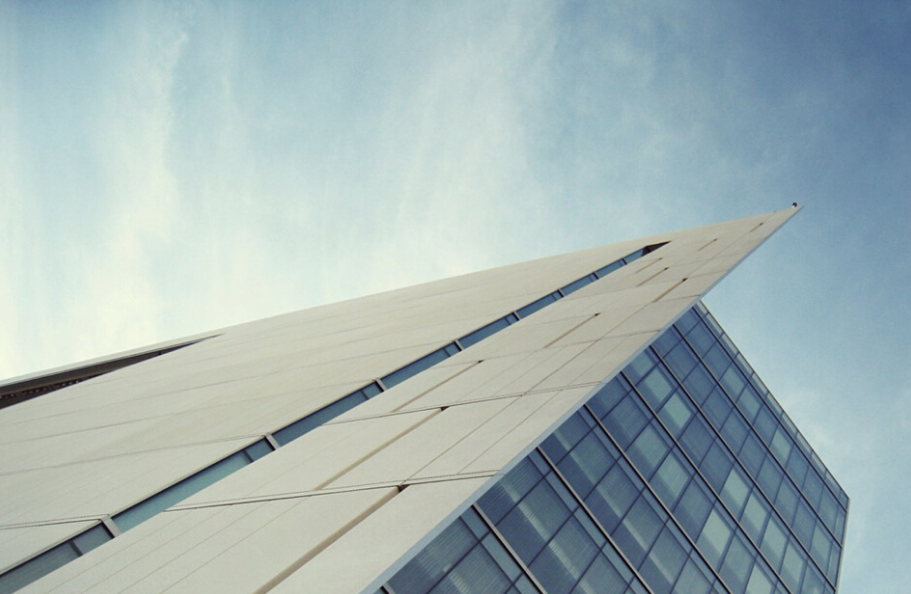
//> input picture csdn_tutorials/24.png, 911 x 594 px
$ ./opencv_14_4   (built with g++ and OpenCV 4)
//> lines starting //> are read from the running program, lines starting //| are printed output that depends on the picture; after the words box and inside, x2 and y2 are one past the last pixel; in counts of white or black regions, pixels touching at a corner belong together
//-----------------------------------【程序说明】----------------------------------------------
//		程序名称:：《【OpenCV入门教程之十四】OpenCV霍夫变换：霍夫线变换，霍夫圆变换合辑 》 博文配套源码
//		开发所用IDE版本：Visual Studio 2010
//   		开发所用OpenCV版本：	2.4.9
//		2014年5月26日 Created by 浅墨
//----------------------------------------------------------------------------------------------

//-----------------------------------【头文件包含部分】---------------------------------------
//		描述：包含程序所依赖的头文件
//----------------------------------------------------------------------------------------------
#include <opencv2/opencv.hpp>
#include <opencv2/highgui/highgui.hpp>
#include <opencv2/imgproc/imgproc.hpp>

//-----------------------------------【命名空间声明部分】--------------------------------------
//		描述：包含程序所使用的命名空间
//-----------------------------------------------------------------------------------------------
using namespace std;
using namespace cv;

//-----------------------------------【全局变量声明部分】--------------------------------------
//		描述：全局变量声明
//-----------------------------------------------------------------------------------------------
Mat g_srcImage, g_dstImage, g_midImage; //原始图、中间图和效果图
vector<Vec4i> g_lines;                  //定义一个矢量结构g_lines用于存放得到的线段矢量集合
//变量接收的TrackBar位置参数
int g_nthreshold = 100;

//-----------------------------------【全局函数声明部分】--------------------------------------
//		描述：全局函数声明
//-----------------------------------------------------------------------------------------------

static void on_HoughLines(int, void *); //回调函数
static void ShowHelpText();

//-----------------------------------【main( )函数】--------------------------------------------
//		描述：控制台应用程序的入口函数，我们的程序从这里开始
//-----------------------------------------------------------------------------------------------
int main()
{

    ShowHelpText();

    //载入原始图和Mat变量定义
    Mat g_srcImage = imread("24.png"); //工程目录下应该有一张名为1.jpg的素材图
//> g_srcImage is the input picture: 594 rows x 911 cols, CV_8UC3; mean B, G, R 180.1, 179.4, 162.3

    //显示原始图
    imshow("【原始图】", g_srcImage);

    //创建滚动条
    namedWindow("【效果图】", 1);
    createTrackbar("值", "【效果图】", &g_nthreshold, 200, on_HoughLines);

    //进行边缘检测和转化为灰度图
    Canny(g_srcImage, g_midImage, 50, 200, 3);     //进行一次canny边缘检测
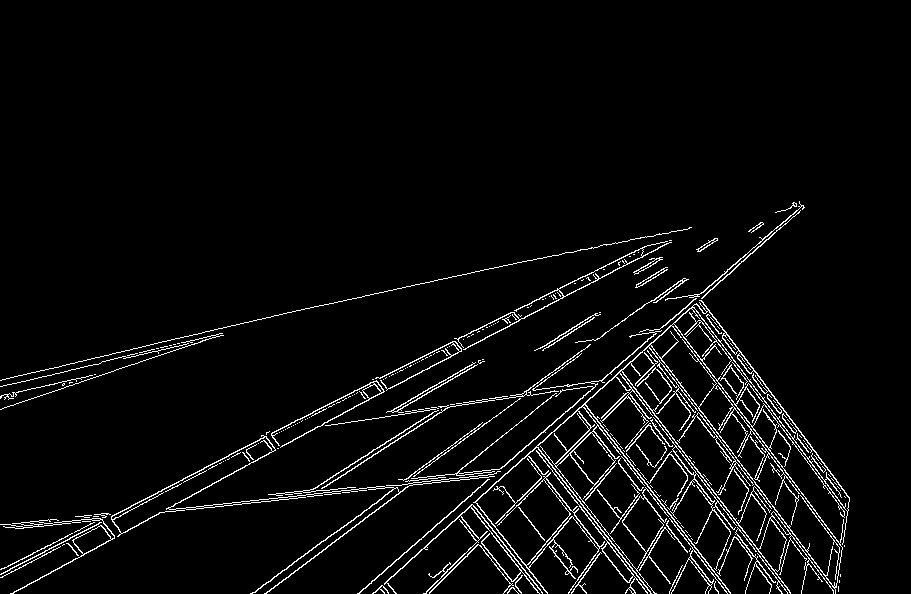
//> g_midImage: 594 rows x 911 cols, CV_8UC1; 4.1% white in thin lines or dots, all inside (x1, y1, x2, y2) = (0, 201, 850, 594)
    cvtColor(g_midImage, g_dstImage, CV_GRAY2BGR); //转化边缘检测后的图为灰度图

    //调用一次回调函数，调用一次HoughLinesP函数
    on_HoughLines(g_nthreshold, 0);
    HoughLinesP(g_midImage, g_lines, 1, CV_PI / 180, 80, 50, 10);

    //显示效果图
    imshow("【效果图】", g_dstImage);

    waitKey(0);

    return 0;
}

static void on_HoughLines(int, void *)
{
    //定义局部变量储存全局变量
    Mat dstImage = g_dstImage.clone();
    Mat midImage = g_midImage.clone();

    //调用HoughLinesP函数
    vector<Vec4i> mylines;
    HoughLinesP(midImage, mylines, 1, CV_PI / 180, g_nthreshold + 1, 50, 10);
//> mylines = 91 lines (x1, y1, x2, y2), first 8: [158, 491, 494, 320], [373, 593, 780, 227], [429, 593, 662, 360], [201, 489, 585, 285], [404, 552, 803, 205], [639, 334, 835, 593], [402, 367, 582, 276], [165, 511, 393, 487]

    //循环遍历绘制每一条线段
    for (size_t i = 0; i < mylines.size(); i++)
    {
        Vec4i l = mylines[i];
        line(dstImage, Point(l[0], l[1]), Point(l[2], l[3]), Scalar(23, 180, 55), 1, CV_AA);
    }
//> this loop made 91 passes
//> l on passes 1 to 12: [158, 491, 494, 320], [373, 593, 780, 227], [429, 593, 662, 360], [201, 489, 585, 285], [404, 552, 803, 205], [639, 334, 835, 593], [402, 367, 582, 276], [165, 511, 393, 487], [585, 276, 647, 245], [251, 593, 581, 353], [425, 593, 708, 310], [444, 360, 643, 255]
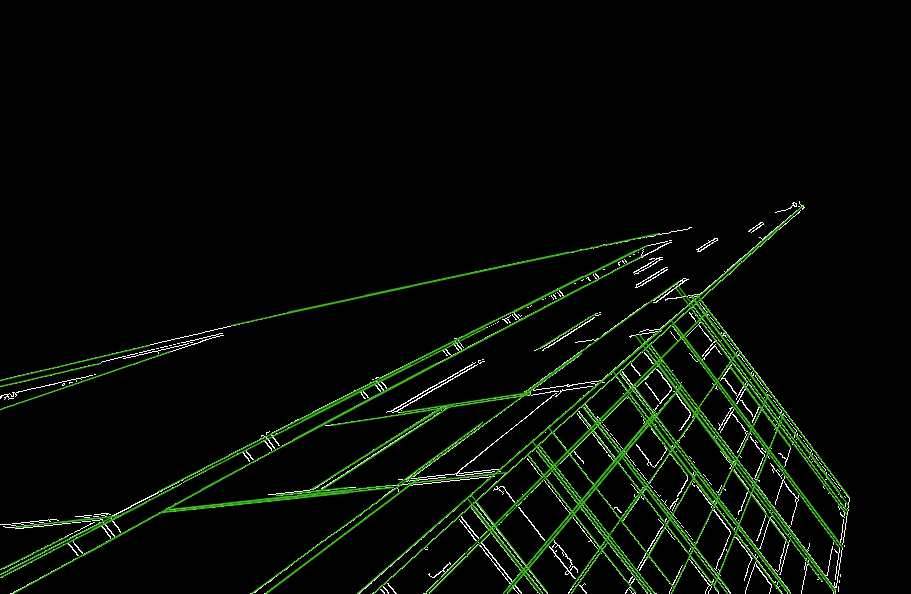
//> dstImage: 594 rows x 911 cols, CV_8UC3; mean B, G, R 5.3, 11.2, 6.5
//> in main, `HoughLinesP(g_midImage, g_lines, 1, CV_PI / 180, 80, 50, 10);`: g_lines = 104 lines (x1, y1, x2, y2), first 8: [102, 520, 557, 288], [462, 501, 802, 205], [373, 593, 776, 230], [429, 593, 662, 360], [148, 518, 327, 422], [357, 593, 743, 257], [184, 481, 486, 327], [639, 334, 835, 593]
    //显示图像
    imshow("【效果图】", dstImage);
}

//-----------------------------------【ShowHelpText( )函数】----------------------------------
//		描述：输出一些帮助信息
//----------------------------------------------------------------------------------------------
static void ShowHelpText()
{
    //输出一些帮助信息
    printf("\n\n\n\t请调整滚动条观察图像效果~\n\n");
    printf("\n\n\t\t\t\t\t\t\t\t by浅墨");
}

$ run again, with csdn_tutorials/10.png copied over csdn_tutorials/24.png
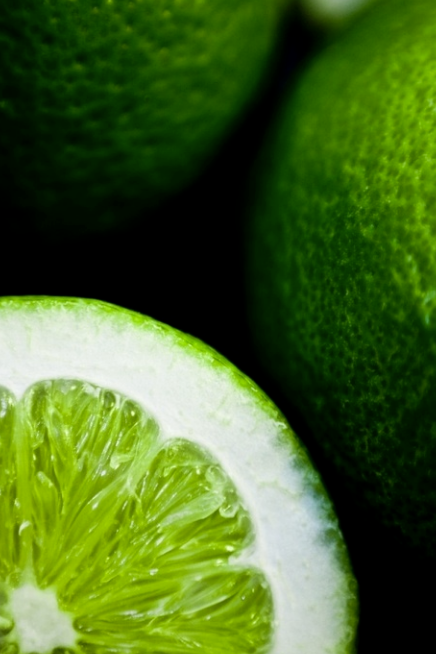
//> input picture csdn_tutorials/10.png, 436 x 654 px
//> g_srcImage is the input picture: 654 rows x 436 cols, CV_8UC3; mean B, G, R 36.1, 101.2, 70.8
//> `Canny(g_srcImage, g_midImage, 50, 200, 3);`:
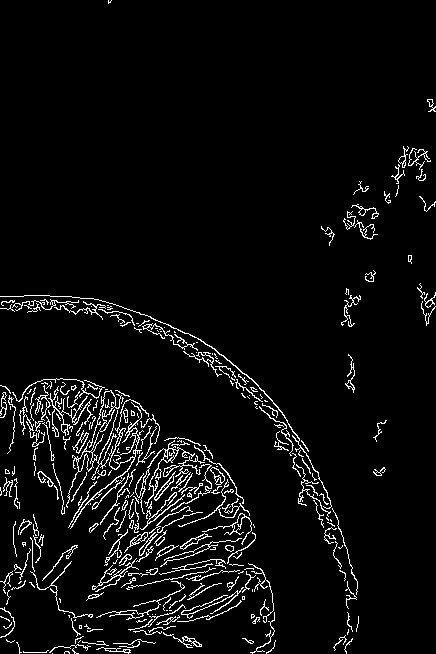
//> g_midImage: 654 rows x 436 cols, CV_8UC1; 4.8% white in thin lines or dots
//> g_dstImage: 654 rows x 436 cols, CV_8UC3; 4.8% white in thin lines or dots
//> mylines = 11 lines (x1, y1, x2, y2), first 8: [26, 389, 159, 522], [78, 431, 170, 523], [180, 548, 237, 605], [29, 385, 168, 524], [63, 386, 207, 530], [65, 435, 164, 534], [73, 460, 224, 611], [36, 382, 180, 526]
//> the loop in on_HoughLines, `for (size_t i = 0; i < mylines.size(); i++)` made 11 passes
//> after the loop in on_HoughLines, `for (size_t i = 0; i < mylines.size(); i++)`:
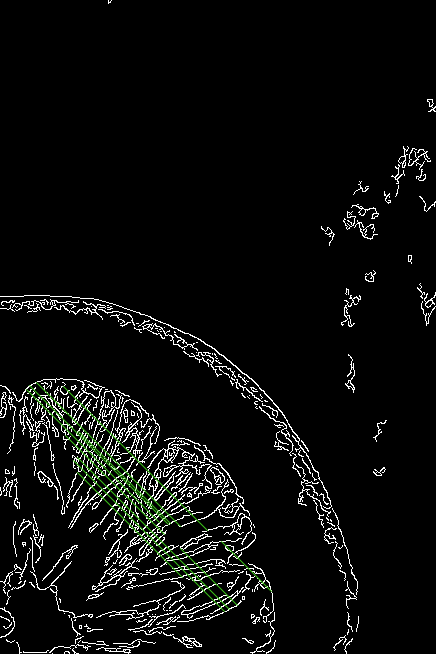
//> dstImage: 654 rows x 436 cols, CV_8UC3; mean B, G, R 12.1, 13.2, 12.3
//> g_lines = 46 lines (x1, y1, x2, y2), first 8: [26, 389, 159, 522], [24, 391, 165, 532], [31, 385, 169, 523], [84, 380, 198, 494], [63, 386, 207, 530], [36, 382, 180, 526], [78, 459, 228, 609], [88, 386, 198, 496]

$ run again, with csdn_tutorials/11.png copied over csdn_tutorials/24.png
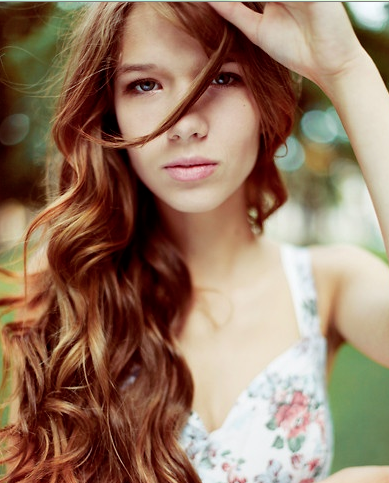
//> input picture csdn_tutorials/11.png, 389 x 483 px
//> g_srcImage is the input picture: 483 rows x 389 cols, CV_8UC3; mean B, G, R 99.9, 121.3, 150.1
//> `Canny(g_srcImage, g_midImage, 50, 200, 3);`:
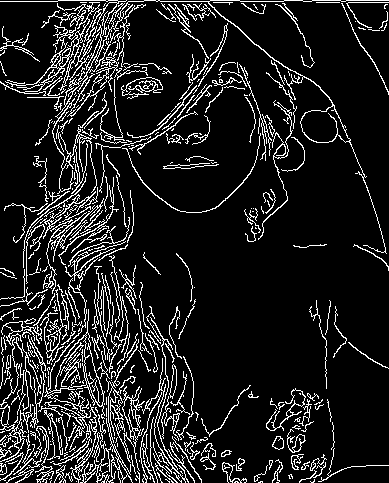
//> g_midImage: 483 rows x 389 cols, CV_8UC1; 12.3% white in thin lines or dots
//> g_dstImage: 483 rows x 389 cols, CV_8UC3; 12.3% white in thin lines or dots
//> mylines = 140 lines (x1, y1, x2, y2), first 8: [0, 1, 57, 1], [78, 109, 84, 0], [23, 479, 42, 359], [101, 149, 103, 0], [72, 154, 74, 304], [56, 11, 71, 119], [81, 435, 82, 381], [100, 296, 121, 441]
//> the loop in on_HoughLines, `for (size_t i = 0; i < mylines.size(); i++)` made 140 passes
//> after the loop in on_HoughLines, `for (size_t i = 0; i < mylines.size(); i++)`:
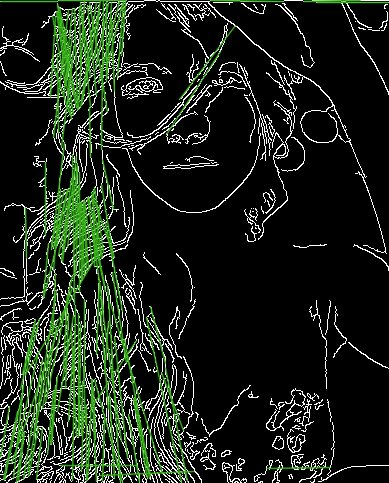
//> dstImage: 483 rows x 389 cols, CV_8UC3; mean B, G, R 26, 38.2, 28.5
//> g_lines = 175 lines (x1, y1, x2, y2), first 8: [71, 119, 92, 0], [156, 1, 209, 1], [67, 121, 84, 0], [53, 336, 56, 274], [80, 61, 84, 2], [97, 358, 99, 205], [85, 181, 87, 119], [44, 297, 85, 122]
